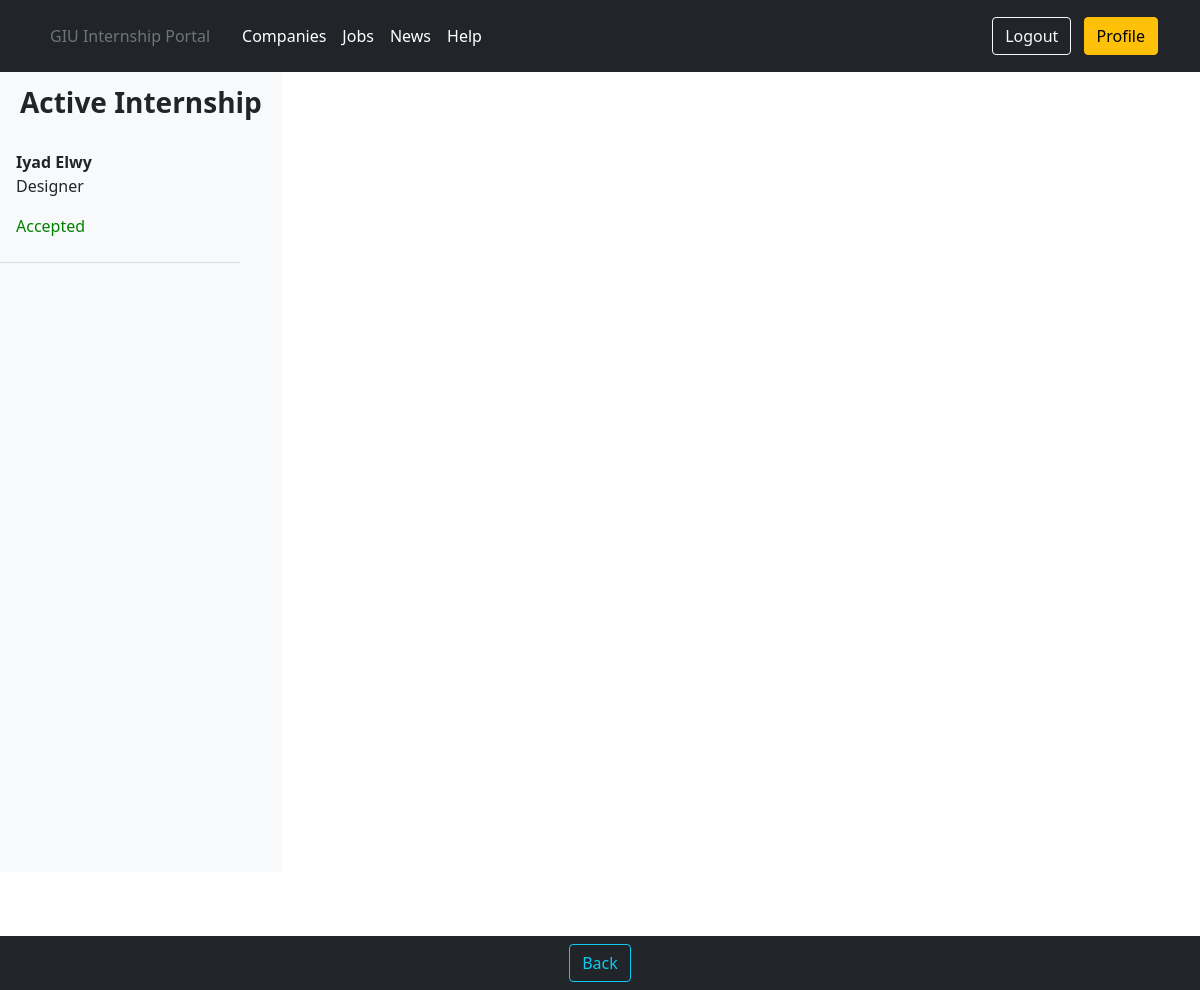
The page /users/student/42/student_portal/activeinternships/ (signed in) on the database its author committed.
### portal/models.py (models this page shows, shortened)
class Application(models.Model):
    application_id = models.AutoField(primary_key=True)
    student_id = models.ForeignKey(user_models.Student, on_delete=models.DO_NOTHING)
    job_id = models.ForeignKey(Job, on_delete=models.DO_NOTHING)
    application_status = models.CharField(max_length=20, default='In review', blank=True)
    visibility_for_employer = models.BooleanField(default=False, blank=True)
    application_date = models.DateField(default=datetime.datetime.today(), blank=True)
    has_ended = models.BooleanField(default=False, blank=True)
    has_started = models.BooleanField(default=False, blank=True)
    class Meta:
        unique_together = (('student_id', 'job_id'),)

class Job(models.Model):
    job_id = models.AutoField(primary_key=True)
    title = models.CharField(max_length=30)
    job_description = models.TextField(max_length=1000)
    department = models.CharField(max_length=20)
    job_start_date = models.DateField()
    job_end_date = models.DateField()
    application_deadline = models.DateField()
    num_of_available_internships = models.PositiveIntegerField()
    salary_range = models.CharField(max_length=20)
    qualifications = models.TextField(max_length=500)
    job_location = models.CharField(max_length=20)
    application_link = models.CharField(max_length=50, null=True, blank=True)
    application_email = models.CharField(max_length=50, null=True, blank=True)
    job_type = models.CharField(max_length=30)
    employer_id = models.ForeignKey(user_models.Employer, on_delete=models.DO_NOTHING)
    allowed_faculties = models.TextField(max_length=300)
    required_semesters = models.CharField(max_length=20)
    aa_id = models.ForeignKey(user_models.AcademicAdvisor, null=True, blank=True, on_delete=models.DO_NOTHING)
    visibility_fac_rep = models.BooleanField(default=False, blank=True)
    visibility_admin = models.BooleanField(default=False, blank=True)

### users/models.py (models this page shows, shortened)
class Student(models.Model):
    user = models.OneToOneField(User, on_delete=models.CASCADE, primary_key=True)
    middle_name = models.CharField(max_length=20)
    student_university_id = models.PositiveIntegerField()
    birthdate = models.DateField()
    semester = models.IntegerField()
    faculty = models.CharField(max_length=20)
    major = models.CharField(max_length=20)
    gpa = models.DecimalField(decimal_places=2, max_digits=3)
    student_address = models.CharField(max_length=10)
    has_cv = models.BooleanField(default=False, blank=True)
    cover_letter = models.TextField(max_length=1000, default='', blank=True)

class User(AbstractUser):
    is_student = models.BooleanField(default=False)
    is_employer = models.BooleanField(default=False)
    is_admin = models.BooleanField(default=False)
    is_faculty_representative = models.BooleanField(default=False)
    is_academic_advisor = models.BooleanField(default=False)
    is_career_office_coordinator = models.BooleanField(default=False)

### portal/views.py (the view)
# urls.py: path('activeinternships/', views.StudentShowActiveInternship.as_view(), name='student_show_active_internships'),
class StudentShowActiveInternship(LoginRequiredMixin, UserPassesTestMixin, ListView):
    model = Application
    template_name = 'portal/student_view_active_internship.html'
    context_object_name = 'student_view_active_internship'
    login_url = 'login'
    def test_func(self):
        return self.request.user.is_student

### templates/portal/student_view_active_internship.html (shortened to what this page needs)
{% extends 'userprofiles/student_profile.html' %}
{% load static %}
{% block navitems %}
    <button onclick="history.back()" class="btn btn-outline-info ml-2" type="button">Back</button>
{% endblock navitems %}
{% block header_block %}
    <link rel="stylesheet" href="{% static 'css/employerViewsApplications.css' %}">
{% endblock header_block %}
{% block profile_body %}
    <div class="d-flex" id="wrapper">
        <div class="bg-light border-right vh-100" id="sidebar-wrapper">
            <div class="sidebar-heading">
                <h3><strong>Active Internship</strong></h3>
            </div>
            <div class="list-group list-group-flush overflow-auto h-100">
                {% for application in student_view_active_internship %}
                    {% if application.has_ended == False and application.has_started == True and application.student_id.user == user %}
                        <a href="#" id="application-sidebar-item" class="list-group-item
                    list-group-item-action
                    bg-light side_item">
                            <strong>{{ application.student_id.user.first_name }} {{ application.student_id.user.last_name }}</strong>
                            <p>{{ application.job_id.title }}</p>
                            {% if  application.application_status == 'In review' %}
                                <p style="color: lightslategrey">{{ application.application_status }}</p>
                            {% elif application.application_status == 'Rejected' %}
                                <p style="color: darkred">{{ application.application_status }}</p>
                            {% else %}
                                <p style="color: green">{{ application.application_status }}</p>
                            {% endif %}
                        </a>
                    {% endif %}
                {% endfor %}
                <br>
            </div>
            <br>
            <br>
        </div>
        <br>
    </div>
{% endblock profile_body %}

### static/css/employerViewsApplications.css (style rules this page uses)
body { overflow-x: hidden; }
#sidebar-wrapper { min-height: 100vh; margin-left: -15rem; -webkit-transition: margin .25s ease-out; -moz-transition: margin .25s ease-out; -o-transition: margin .25s ease-out; transition: margin .25s ease-out; }
#sidebar-wrapper .sidebar-heading { padding: 0.875rem 1.25rem; font-size: 1.2rem; }
#sidebar-wrapper .list-group { width: 15rem; }
@media (min-width: 768px) { #sidebar-wrapper { margin-left: 0; } }

### rows shown on the page
Application: student_id.user.first_name "Iyad", student_id.user.last_name "Elwy", job_id "Designer", application_status "Accepted"
